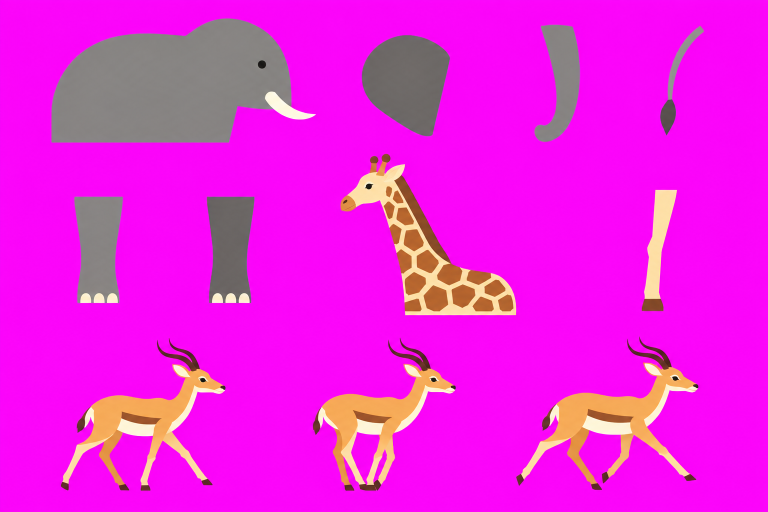
#> input picture chung/gen/animal-parts.png, 1536 x 1024 px, given in place of p-5.png, which was not available (shown at 1/2 size); the run also reads 1 picture not shown here
$ python selftest.py
#> lines starting #> are read from the running program, lines starting #| are printed output that depends on the picture; after the words box and inside, x2 and y2 are one past the last pixel; in counts of white or black regions, pixels touching at a corner belong together
### chung/tools/art/common.py
"""Shared helpers for the art tools (tools/art/*.py). Not a command.

Pure numpy + Pillow (no scipy, no OpenCV). Everything a tool needs to behave like
the other QA tools of the engine lives here:
  cfg(section)          thresholds from qa.json["art"][section] (never from code)
  Result                collects checks (PASS / FAIL / UNMEASURED), writes the JSON, gives the exit code
  key_colour(rgb)       background key colour sampled from the border ring
  keyness(rgb, key)     how much of the key's colour direction a pixel carries (0 = none, 1 = pure key)
  label(mask)           8-connected components (run based, no label cap)
  dilate / erode        square structuring element via Pillow rank filters
  bleed(rgb, known, n)  spread known colours outward n pixels (edge-colour bleed)
Exit codes used by every tool: 0 = pass, 1 = fail, 2 = could not measure.
"""
import hashlib
import json
import os
import sys
import time

import numpy as np
from PIL import Image, ImageDraw, ImageFilter, ImageFont

ROOT = os.path.abspath(os.path.join(os.path.dirname(__file__), '..', '..'))
QA_JSON = os.environ.get('ART_QA_JSON', os.path.join(ROOT, 'qa.json'))
PASS, FAIL, UNMEASURED = 'PASS', 'FAIL', 'UNMEASURED'


# [15 lines left out: functions cfg, sha256, not called in this run]


def rel(path):
    p = os.path.abspath(path)
    return os.path.relpath(p, ROOT) if p.startswith(ROOT + os.sep) else p


class Result:
    """One tool run: checks, thresholds, evidence, things not checked."""

    # [14 lines left out: functions __init__, check, not called in this run]

    def warn(self, text):
        self.d['warnings'].append(text)

    def not_checked(self, text):
        self.d['not_checked'].append(text)

    def evidence(self, path):
        self.d['evidence'].append(rel(path))

    # [10 lines left out: function verdict, not called in this run]

    def exit_code(self):
        return {PASS: 0, FAIL: 1, UNMEASURED: 2}[self.verdict()]

    # [26 lines left out: functions write, _js, not called in this run]


def parse_colour(s):
    s = s.lstrip('#')
    return np.array([int(s[i:i + 2], 16) for i in (0, 2, 4)], float)


def hexc(c):
    return '#%02X%02X%02X' % tuple(int(round(float(v))) for v in c[:3])


# [20 lines left out: functions key_colour, keyness, not called in this run]


def dist(rgb, c):
    return np.sqrt(((np.asarray(rgb, float) - np.asarray(c, float)) ** 2).sum(-1))


def maxfilter(a, r, fill=0):
    """Square (2r+1) running maximum of a 2-D array, separable, O(log r) passes. Outside = fill."""
    if r <= 0:
        return a.copy()
    L = 2 * r + 1
    m = np.pad(a, r, constant_values=fill)
    for axis in (0, 1):
        cur = 1
        while cur < L:
            step = min(cur, L - cur)
            sh = np.full_like(m, fill)
            src = [slice(None)] * 2; dst = [slice(None)] * 2
            src[axis] = slice(step, None); dst[axis] = slice(0, -step)
            sh[tuple(dst)] = m[tuple(src)]
            m = np.maximum(m, sh)
            cur += step
        # the window now covers [i, i+L-1]; shift back by r to centre it
        sl = [slice(None)] * 2
        sl[axis] = slice(0, a.shape[axis])
        m = m[tuple(sl)]
    return m


def dilate(mask, r):
    return maxfilter(np.asarray(mask, bool), r, False)


def erode(mask, r):
    """The image border does not count as outside."""
    return ~maxfilter(~np.asarray(mask, bool), r, False)


# [109 lines left out: functions label, border_connected, bleed, rgb_to_lab, rgb_to_hsv, not called in this run]


def hue_dist(h, h0):
    d = np.abs(h - h0) % 360
    return np.minimum(d, 360 - d)


# [8 lines left out: function font, not called in this run]


def text(draw, xy, s, size=18, fill=(255, 255, 255)):
    draw.text(xy, s, fill=fill, font=font(size), stroke_width=max(2, size // 9), stroke_fill=(0, 0, 0))


# [39 lines left out: functions checker, over, hstack, vstack, not called in this run]

### chung/.khoa/goc/chung/tools/art/selftest.py
"""Run every art tool on the real sheets and pieces of this project and on broken copies made here.

usage:
  python3 tools/art/selftest.py [--out qa/art/selftest.json]

Reads gen/*.png and public/{doom,king,queen,savanna,village} (never writes there). Writes cut pieces to
qa/art/cut-test/, broken copies ("mutants") to qa/art/mutants/, one result JSON + evidence image per run
under qa/art/, and the summary qa/art/selftest.json. Codex is never called (tools/art/test_gen.sh uses a fake).
Each run has an EXPECTED verdict: approved material should pass, mutants should fail. A run whose verdict
differs from the expectation is listed under "unexpected". Known real defects found in approved material are
listed under "known_findings" with their expectation set to FAIL, so that they stay visible.
Exit 0 = every run as expected, 1 = at least one unexpected verdict, 2 = a tool could not run.
"""
import argparse
import glob
import json
import os
import subprocess
import sys

import numpy as np
from PIL import Image

HERE = os.path.dirname(os.path.abspath(__file__))
sys.path.insert(0, HERE)
import common as C

ROOT = C.ROOT
QA = os.path.join(ROOT, 'qa', 'art')
runs = []


def run(name, expect, args, result_json, note=None):
    """args: command list. expect: 'PASS' | 'FAIL'."""
    p = subprocess.run(args, cwd=ROOT, capture_output=True, text=True)
    d = {}
    try:
        d = json.load(open(os.path.join(ROOT, result_json)))
    except (OSError, ValueError):
        pass
    verdict = d.get('verdict', 'UNMEASURED')
    rec = {'name': name, 'command': ' '.join(os.path.relpath(a, ROOT) if a.startswith(ROOT) else a for a in args),
           'exit': p.returncode, 'verdict': verdict, 'expected': expect, 'as_expected': verdict == expect,
           'result': result_json, 'evidence': d.get('evidence', []),
           'failed_checks': [f"{c['name']} = {c['value']} ({c['threshold']})" for c in d.get('checks', []) if c['verdict'] == 'FAIL'][:12],
           'unmeasured_checks': [c['name'] for c in d.get('checks', []) if c['verdict'] == 'UNMEASURED'][:12],
           'warnings': [w[:200] for w in d.get('warnings', [])]}
    if note:
        rec['note'] = note
    if not d and p.stderr:
        rec['stderr'] = p.stderr[-400:]
    runs.append((rec, d))
    print(f"  {'ok ' if rec['as_expected'] else 'UNEXPECTED'} {verdict:<10} (expected {expect}) {name}")
    return rec, d


def py(tool, *a):
    return [sys.executable, os.path.join(HERE, tool), *a, '--quiet']


def make_mutants():
    m = os.path.join(QA, 'mutants')
    for d in ('fringe', 'purple-line', 'hole'):
        os.makedirs(os.path.join(m, d), exist_ok=True)
    a = np.asarray(Image.open(os.path.join(ROOT, 'public/doom/p-5.png')).convert('RGBA')).copy()
    vis = a[..., 3] >= 128
#> vis: shape (1024, 1536) bool; every value is 1
    ring = C.dilate(vis, 2) & ~C.erode(vis, 1)  # 2 px magenta ring around the silhouette
#> in maxfilter, `m = np.pad(a, r, constant_values=fill)`:
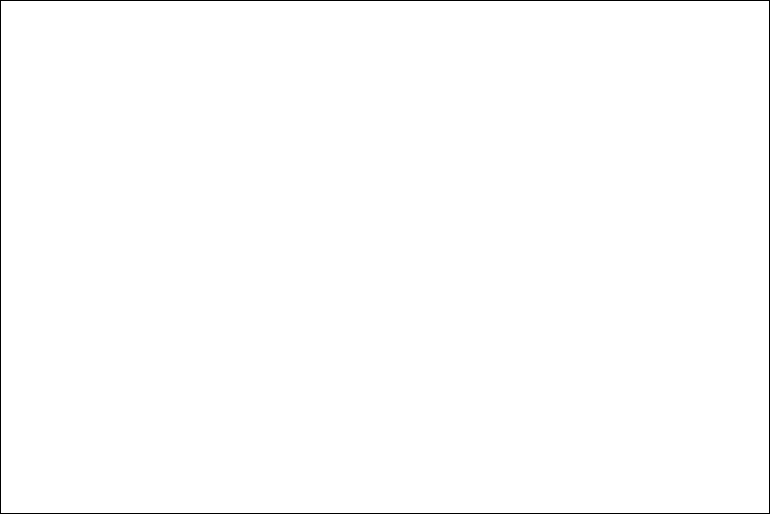
#> m: shape (1028, 1540) bool (shown at 1/2 size); 99.4% white; 1 black region, box (x1, y1, x2, y2) and area: (0, 0, 1540, 1028) 10256
#> the loop in maxfilter, `for axis in (0, 1):` made 2 passes
#> pass 1, in maxfilter, `m = m[tuple(sl)]`:
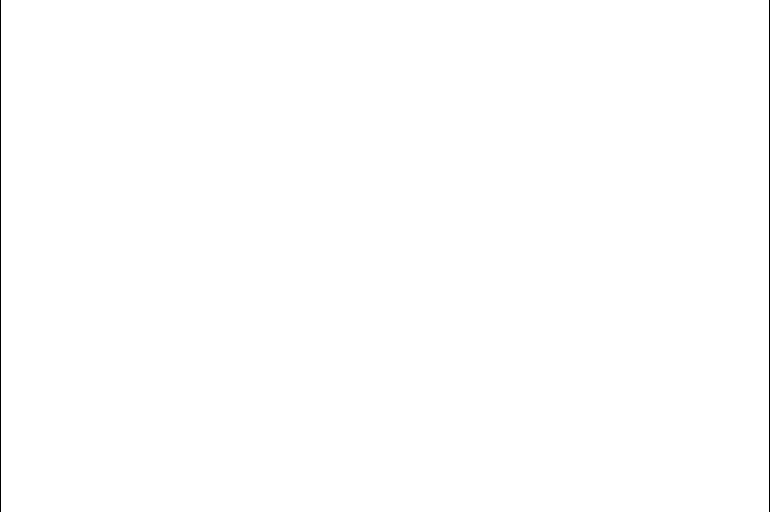
#> m: shape (1024, 1540) bool (shown at 1/2 size); 99.7% white; 2 black regions, box (x1, y1, x2, y2) and area: (0, 0, 2, 1024) 2048, (1538, 0, 1540, 1024) 2048
#> after the loop in maxfilter, `for axis in (0, 1):`:
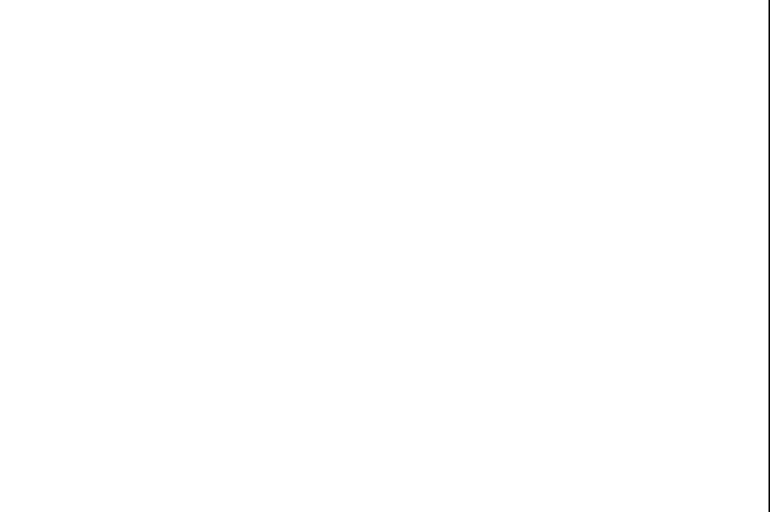
#> sh: shape (1024, 1540) bool (shown at 1/2 size); 99.8% white; 1 black region, box (x1, y1, x2, y2) and area: (1537, 0, 1540, 1024) 3072
    f = a.copy(); f[ring, :3] = (0.6 * np.array([255, 0, 255]) + 0.4 * f[ring, :3]).astype('uint8'); f[ring, 3] = np.maximum(f[ring, 3], 230)
    Image.fromarray(f).save(os.path.join(m, 'fringe', 'p-5.png'))
    h, w = a.shape[:2]  # a thin grey line with a 1 px purple fringe on both sides, beside the piece
    l = np.zeros((h, w + 40, 4), 'uint8'); l[:, :w] = a
#> after `l[:, :w] = a`:
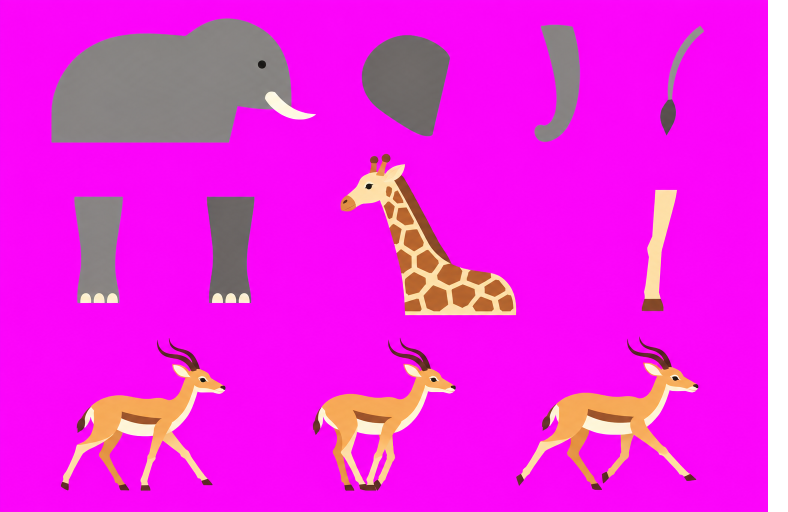
#> l: shape (1024, 1576, 4) (shown at 1/2 size); mean R, G, B, A 229.8, 30.5, 218.7, 248.5; transparent parts drawn white
    l[20:h - 20, w + 18:w + 21] = (120, 120, 124, 255); l[20:h - 20, w + 17] = (150, 70, 160, 200); l[20:h - 20, w + 21] = (150, 70, 160, 200)
#> after `l[20:h - 20, w + 21] = (150, 70, 160, 200)`:
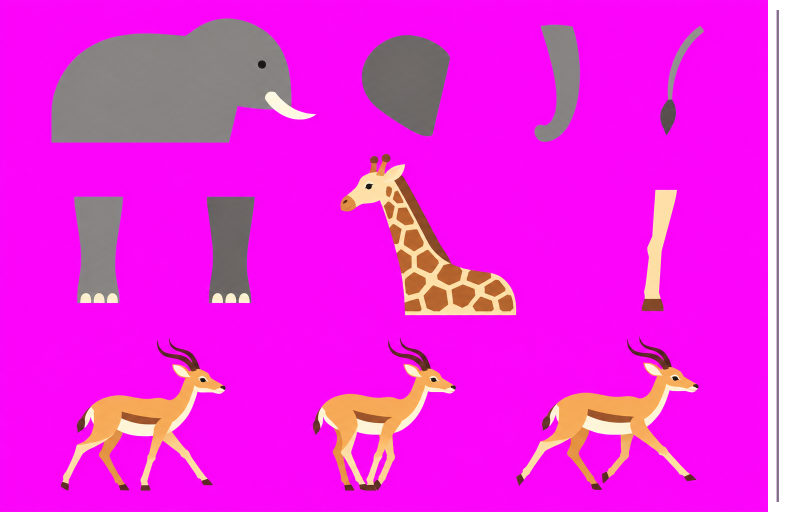
#> l: shape (1024, 1576, 4) (shown at 1/2 size); mean R, G, B, A 230.2, 30.8, 219.2, 249.2; transparent parts drawn white
    Image.fromarray(l).save(os.path.join(m, 'purple-line', 'p-5.png'))
    k = a.copy(); k[150:210, 50:110, 3] = 0  # a block of art eaten inside the piece
    Image.fromarray(k).save(os.path.join(m, 'hole', 'p-5.png'))
    s = np.asarray(Image.open(os.path.join(ROOT, 'gen/doom-parts.png')).convert('RGB')).copy()  # pink art on magenta
#> (the rest of the program and of its run is left out)
